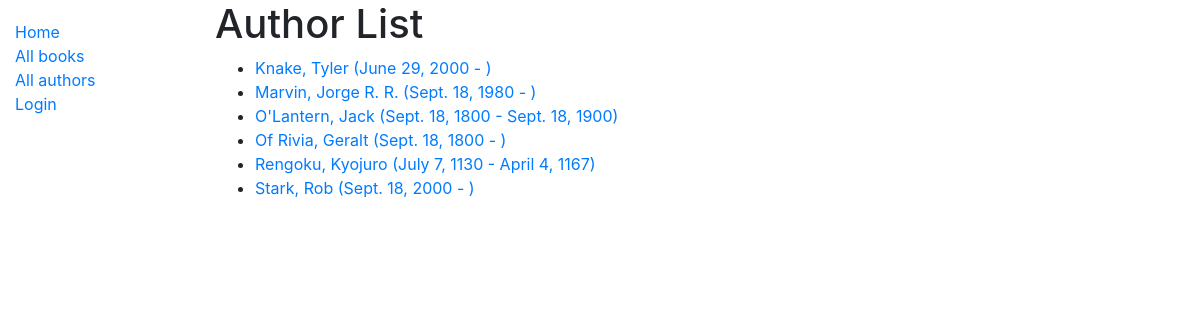
Screenshot of /catalog/authors/ with the database file from the repository.
### catalog/models.py (models this page shows)
class Author(models.Model):
    first_name = models.CharField(max_length=100)
    last_name = models.CharField(max_length=100)
    date_of_birth = models.DateField(null=True, blank=True)
    date_of_death = models.DateField('Died', null=True, blank=True)
    class Meta:
        ordering = ['last_name', 'first_name']
    def get_absolute_url(self):
        return reverse('author-detail', args=[str(self.id)])
    def __str__(self):
        return f'{self.last_name}, {self.first_name}'

### catalog/views.py (the view)
# urls.py: path('authors/', views.AuthorListView.as_view(), name='authors'),
class AuthorListView(generic.ListView):
    model = Author
    paginate_by = 10

### catalog/templates/catalog/author_list.html
{% extends "base_generic.html" %}
{% block content %}
<h1>Author List</h1>
{% if author_list %}
  <ul>
  {% for author in author_list %}
    <li>
      <a href="{{ author.get_absolute_url }}">
      {{ author }} ({{author.date_of_birth}} - {% if author.date_of_death %}{{author.date_of_death}}{% endif %})
      </a>
    </li>
  {% endfor %}
 </ul>
{% else %}
  <p>There are no authors available.</p>
{% endif %}
{% endblock %}

### rows the page displays
Author: last_name+first_name "Knake, Tyler", date_of_birth "June 29, 2000"
Author: last_name+first_name "Marvin, Jorge R. R.", date_of_birth "Sept. 18, 1980"
Author: last_name+first_name "O'Lantern, Jack", date_of_birth "Sept. 18, 1800", date_of_death "Sept. 18, 1900"
Author: last_name+first_name "Of Rivia, Geralt", date_of_birth "Sept. 18, 1800"
Author: last_name+first_name "Rengoku, Kyojuro", date_of_birth "July 7, 1130", date_of_death "April 4, 1167"
Author: last_name+first_name "Stark, Rob", date_of_birth "Sept. 18, 2000"
